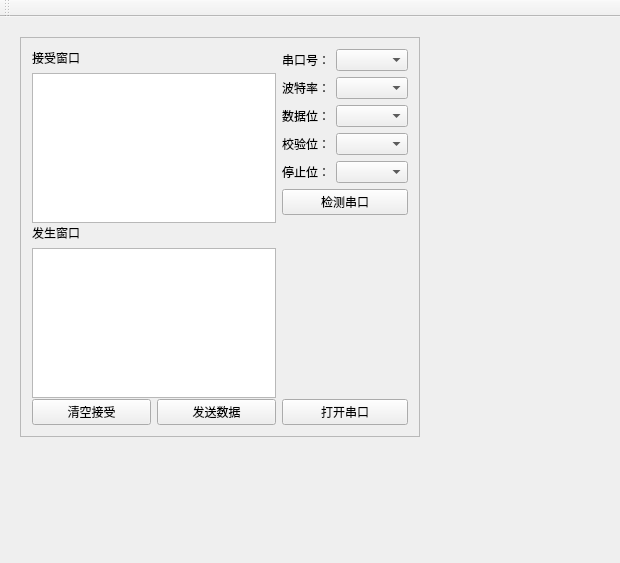
<?xml version="1.0" encoding="UTF-8"?>
<ui version="4.0">
 <class>MainWindow</class>
 <widget class="QMainWindow" name="MainWindow">
  <property name="geometry">
   <rect>
    <x>0</x>
    <y>0</y>
    <width>620</width>
    <height>563</height>
   </rect>
  </property>
  <property name="windowTitle">
   <string>MainWindow</string>
  </property>
  <widget class="QWidget" name="centralWidget">
   <widget class="QFrame" name="frame">
    <property name="geometry">
     <rect>
      <x>20</x>
      <y>20</y>
      <width>400</width>
      <height>400</height>
     </rect>
    </property>
    <property name="minimumSize">
     <size>
      <width>400</width>
      <height>400</height>
     </size>
    </property>
    <property name="maximumSize">
     <size>
      <width>400</width>
      <height>400</height>
     </size>
    </property>
    <property name="frameShape">
     <enum>QFrame::StyledPanel</enum>
    </property>
    <property name="frameShadow">
     <enum>QFrame::Raised</enum>
    </property>
    <layout class="QHBoxLayout" name="horizontalLayout_3">
     <item>
      <layout class="QHBoxLayout" name="horizontalLayout_2">
       <item>
        <layout class="QVBoxLayout" name="verticalLayout_2">
         <item>
          <widget class="QLabel" name="label">
           <property name="text">
            <string>接受窗口</string>
           </property>
          </widget>
         </item>
         <item>
          <widget class="QTextEdit" name="recvTextEdit">
           <property name="minimumSize">
            <size>
             <width>200</width>
             <height>150</height>
            </size>
           </property>
           <property name="maximumSize">
            <size>
             <width>300</width>
             <height>150</height>
            </size>
           </property>
          </widget>
         </item>
         <item>
          <widget class="QLabel" name="label_2">
           <property name="text">
            <string>发生窗口</string>
           </property>
          </widget>
         </item>
         <item>
          <widget class="QTextEdit" name="sendTextEdit">
           <property name="minimumSize">
            <size>
             <width>200</width>
             <height>150</height>
            </size>
           </property>
           <property name="maximumSize">
            <size>
             <width>250</width>
             <height>150</height>
            </size>
           </property>
          </widget>
         </item>
         <item>
          <layout class="QHBoxLayout" name="horizontalLayout">
           <item>
            <widget class="QPushButton" name="clearButton">
             <property name="text">
              <string>清空接受</string>
             </property>
            </widget>
           </item>
           <item>
            <widget class="QPushButton" name="sendButton">
             <property name="text">
              <string>发送数据</string>
             </property>
            </widget>
           </item>
          </layout>
         </item>
        </layout>
       </item>
       <item>
        <layout class="QVBoxLayout" name="verticalLayout_3">
         <item>
          <layout class="QFormLayout" name="formLayout">
           <item row="0" column="0">
            <widget class="QLabel" name="label_3">
             <property name="text">
              <string>串口号：</string>
             </property>
            </widget>
           </item>
           <item row="0" column="1">
            <widget class="QComboBox" name="portNameBox"/>
           </item>
           <item row="1" column="0">
            <widget class="QLabel" name="label_4">
             <property name="text">
              <string>波特率：</string>
             </property>
            </widget>
           </item>
           <item row="1" column="1">
            <widget class="QComboBox" name="baudrateBox"/>
           </item>
           <item row="2" column="0">
            <widget class="QLabel" name="label_5">
             <property name="text">
              <string>数据位：</string>
             </property>
            </widget>
           </item>
           <item row="2" column="1">
            <widget class="QComboBox" name="dataBitsBox"/>
           </item>
           <item row="3" column="0">
            <widget class="QLabel" name="label_6">
             <property name="text">
              <string>校验位：</string>
             </property>
            </widget>
           </item>
           <item row="3" column="1">
            <widget class="QComboBox" name="ParityBox"/>
           </item>
           <item row="4" column="0">
            <widget class="QLabel" name="label_7">
             <property name="text">
              <string>停止位：</string>
             </property>
            </widget>
           </item>
           <item row="4" column="1">
            <widget class="QComboBox" name="stopBitsBox"/>
           </item>
          </layout>
         </item>
         <item>
          <widget class="QPushButton" name="searchButton">
           <property name="text">
            <string>检测串口</string>
           </property>
          </widget>
         </item>
         <item>
          <spacer name="verticalSpacer">
           <property name="orientation">
            <enum>Qt::Vertical</enum>
           </property>
           <property name="sizeHint" stdset="0">
            <size>
             <width>20</width>
             <height>128</height>
            </size>
           </property>
          </spacer>
         </item>
         <item>
          <widget class="QPushButton" name="openButton">
           <property name="text">
            <string>打开串口</string>
           </property>
          </widget>
         </item>
        </layout>
       </item>
      </layout>
     </item>
    </layout>
   </widget>
  </widget>
  <widget class="QMenuBar" name="menuBar">
   <property name="geometry">
    <rect>
     <x>0</x>
     <y>0</y>
     <width>620</width>
     <height>23</height>
    </rect>
   </property>
  </widget>
  <widget class="QToolBar" name="mainToolBar">
   <attribute name="toolBarArea">
    <enum>TopToolBarArea</enum>
   </attribute>
   <attribute name="toolBarBreak">
    <bool>false</bool>
   </attribute>
  </widget>
 </widget>
 <layoutdefault spacing="6" margin="11"/>
 <resources/>
 <connections/>
</ui>
